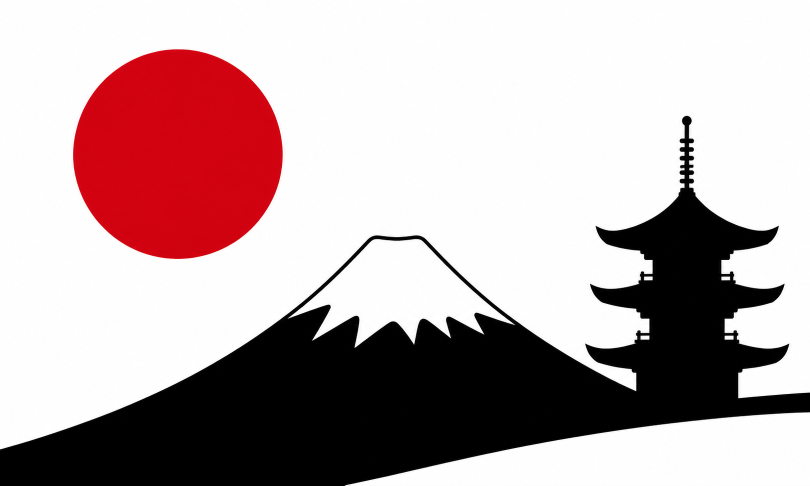
#> input picture 1.png, 1619 x 971 px (shown at 1/2 size)
$ python convert_epd_image.py ../1.png
#> lines starting #> are read from the running program, lines starting #| are printed output that depends on the picture; after the words box and inside, x2 and y2 are one past the last pixel; in counts of white or black regions, pixels touching at a corner belong together
"""Convert an image to UC8179 800x480 K/W and red planes."""

from __future__ import annotations

import argparse
from pathlib import Path

from PIL import Image, ImageOps


WIDTH = 800
HEIGHT = 480
ROW_BYTES = WIDTH // 8
FRAME_BYTES = ROW_BYTES * HEIGHT


def c_array(name: str, data: bytes) -> str:
    lines = []
    for offset in range(0, len(data), 16):
        chunk = data[offset : offset + 16]
        lines.append("\t" + ", ".join(f"0x{value:02X}" for value in chunk) + ",")
    return f"const uint8_t {name}[EPD_IMAGE_FRAME_BYTES] = {{\n" + "\n".join(lines) + "\n};\n"


def convert(source: Path) -> tuple[bytes, bytes, Image.Image]:
    with Image.open(source) as opened:
#> opened is the input picture: PIL image 1619x971 RGB; mean R, G, B 186.9, 168.7, 169.9
        rgb = ImageOps.fit(
            opened.convert("RGB"),
            (WIDTH, HEIGHT),
            method=Image.Resampling.LANCZOS,
            centering=(0.5, 0.5),
        )
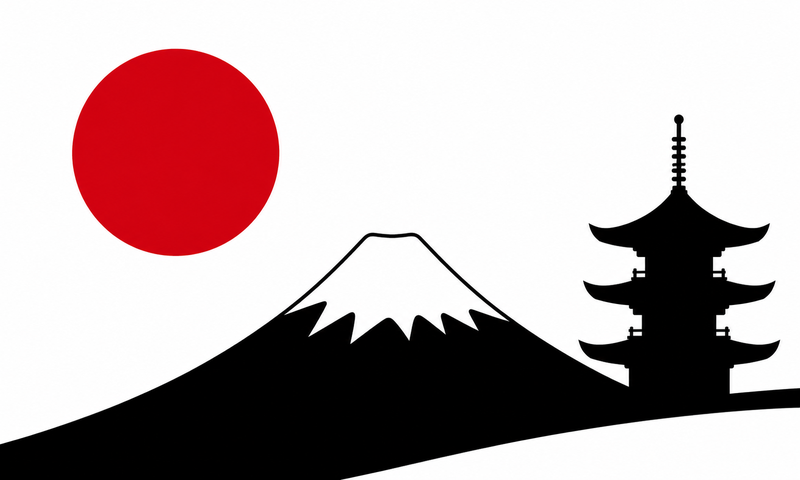
#> rgb: PIL image 800x480 RGB; mean R, G, B 186.9, 168.7, 169.9

    # Detect red from the resized source colors.  Applying RGB autocontrast
    # first stretches each channel independently and can turn a large, dark
    # red area into near-black before it reaches the red classifier.
    pixels = list(rgb.getdata())
#> pixels = 384000 items

    red_mask = []
    gray_values = []
    for red, green, blue in pixels:
        dominant = red - max(green, blue)
        is_red = red >= 70 and dominant >= 15 and red * 100 >= green * 112
        red_mask.append(is_red)
        if is_red:
            gray_values.append(255)
        else:
            gray_values.append((red * 299 + green * 587 + blue * 114) // 1000)
#> this loop made 384000 passes
#> (red, green, blue, dominant) on passes 1 to 3: (254, 254, 255, -1), (254, 254, 254, 0), (253, 253, 253, 0)
#> after the loop, gray_values = 384000 items; red_mask = 384000 items

    gray = Image.new("L", (WIDTH, HEIGHT))
#> gray: PIL image 800x480 L; every value is 0
    gray.putdata(gray_values)
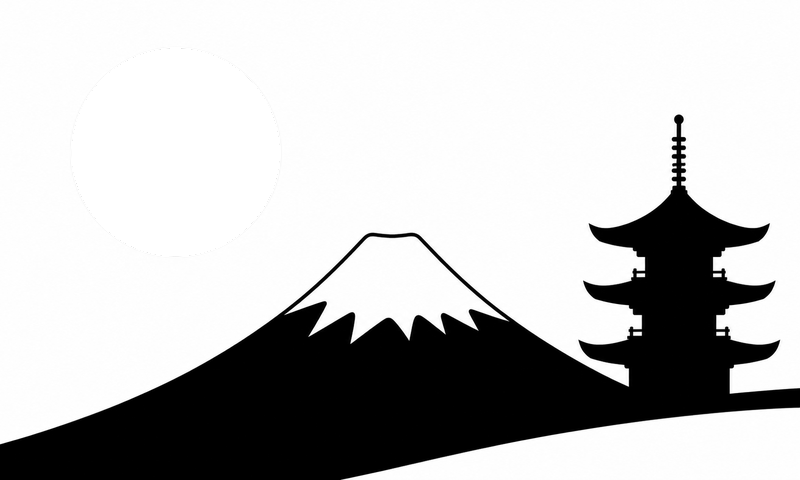
#> gray: PIL image 800x480 L; min 0, max 255, mean 190.8
    dithered = gray.convert("1", dither=Image.Dither.FLOYDSTEINBERG)
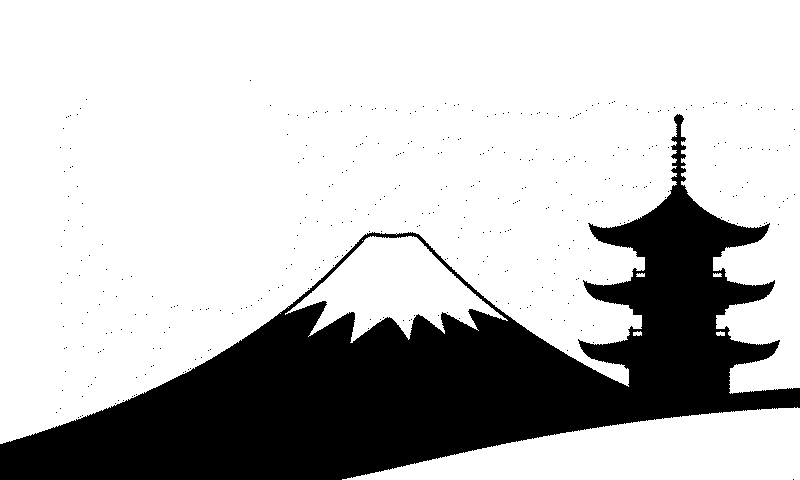
#> dithered: PIL image 800x480 1; 75% white; 373 black regions (372 under 20 px), largest, box (x1, y1, x2, y2) and area: (0, 114, 800, 480) 95776
    mono = list(dithered.getdata())
#> mono = 384000 items

    kw_plane = bytearray(FRAME_BYTES)
    red_plane = bytearray([0xFF]) * FRAME_BYTES
    preview = Image.new("RGB", (WIDTH, HEIGHT), "white")
#> preview: PIL image 800x480 RGB; every value is 255
    preview_pixels = preview.load()

    for index, is_red in enumerate(red_mask):
        x = index % WIDTH
        y = index // WIDTH
        byte_index = y * ROW_BYTES + x // 8
        bit = 1 << (7 - (x % 8))

        if is_red:
            kw_plane[byte_index] |= bit
            red_plane[byte_index] &= ~bit
            preview_pixels[x, y] = (220, 0, 0)
        elif mono[index] == 0:
            kw_plane[byte_index] |= bit
            preview_pixels[x, y] = (0, 0, 0)
#> this loop made 384000 passes
#> (byte_index, bit) on passes 1 to 3: (0, 128), (0, 64), (0, 32)

    return bytes(kw_plane), bytes(red_plane), preview


def make_solid_red() -> tuple[bytes, bytes, Image.Image]:
    """Create the UC8179 plane combination used for a full red screen."""
    kw_plane = bytes([0xFF]) * FRAME_BYTES
    red_plane = bytes([0x00]) * FRAME_BYTES
    preview = Image.new("RGB", (WIDTH, HEIGHT), (220, 0, 0))
    return kw_plane, red_plane, preview


def make_solid_white() -> tuple[bytes, bytes, Image.Image]:
    """Create the UC8179 plane combination used for a full white screen."""
    kw_plane = bytes([0x00]) * FRAME_BYTES
    red_plane = bytes([0xFF]) * FRAME_BYTES
    preview = Image.new("RGB", (WIDTH, HEIGHT), (255, 255, 255))
    return kw_plane, red_plane, preview


def make_solid_black() -> tuple[bytes, bytes, Image.Image]:
    """Create the UC8179 plane combination used for a full black screen."""
    kw_plane = bytes([0xFF]) * FRAME_BYTES
    red_plane = bytes([0xFF]) * FRAME_BYTES
    preview = Image.new("RGB", (WIDTH, HEIGHT), (0, 0, 0))
    return kw_plane, red_plane, preview


def main() -> None:
    parser = argparse.ArgumentParser()
    parser.add_argument("source", type=Path, nargs="?")
    parser.add_argument(
        "--output-dir", type=Path, default=Path("assets/generated/image")
    )
    parser.add_argument(
        "--solid-red",
        action="store_true",
        help="generate a full-screen red diagnostic pattern",
    )
    parser.add_argument(
        "--solid-white",
        action="store_true",
        help="generate a full-screen white diagnostic pattern",
    )
    parser.add_argument(
        "--solid-black",
        action="store_true",
        help="generate a full-screen black diagnostic pattern",
    )
    args = parser.parse_args()

    if args.solid_red:
        kw_plane, red_plane, preview = make_solid_red()
    elif args.solid_white:
        kw_plane, red_plane, preview = make_solid_white()
    elif args.solid_black:
        kw_plane, red_plane, preview = make_solid_black()
    else:
        if args.source is None:
            parser.error("source is required unless --solid-red is used")
        kw_plane, red_plane, preview = convert(args.source)
    args.output_dir.mkdir(parents=True, exist_ok=True)

    header = """#ifndef IMAGE_ASSET_H_
#define IMAGE_ASSET_H_

#include <stdint.h>

#define EPD_IMAGE_WIDTH 800
#define EPD_IMAGE_HEIGHT 480
#define EPD_IMAGE_FRAME_BYTES 48000

extern const uint8_t epd_image_kw[EPD_IMAGE_FRAME_BYTES];
extern const uint8_t epd_image_red[EPD_IMAGE_FRAME_BYTES];

#endif
"""
    source = (
        '#include "image_asset.h"\n\n'
        + c_array("epd_image_kw", kw_plane)
        + "\n"
        + c_array("epd_image_red", red_plane)
    )

    (args.output_dir / "image_asset.h").write_text(header, encoding="ascii")
    (args.output_dir / "image_asset.c").write_text(source, encoding="ascii")
    (args.output_dir / "image_kw.bin").write_bytes(kw_plane)
    (args.output_dir / "image_red.bin").write_bytes(red_plane)
    preview.save(args.output_dir / "image_preview.png")

    print(f"Generated {len(kw_plane)}-byte K/W plane and {len(red_plane)}-byte red plane")
#| Generated 48000-byte K/W plane and 48000-byte red plane
    print(f"Preview: {args.output_dir / 'image_preview.png'}")


if __name__ == "__main__":
    main()
